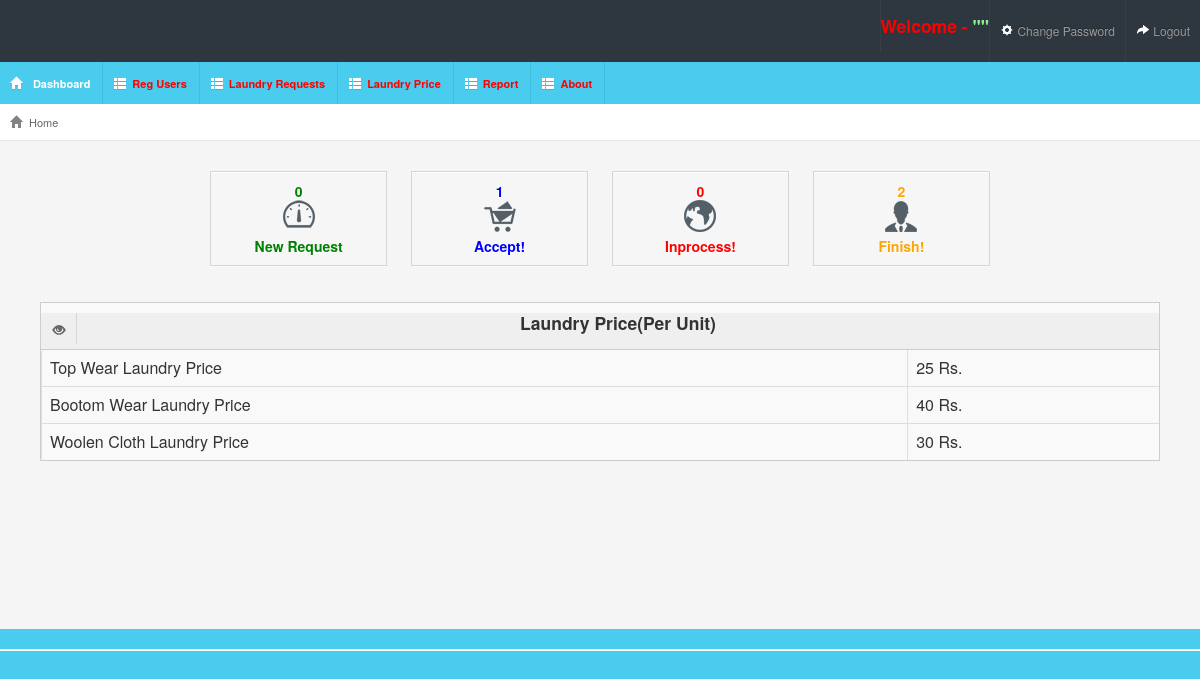
/dashboard/, run on the app's committed database.
### laundryapp/models.py (models this page shows)
class Price(models.Model):
    bottomwearprice = models.CharField(max_length=100, null=True, blank=True)
    topwearprice = models.CharField(max_length=100, null=True, blank=True)
    woolenprice = models.CharField(max_length=100, null=True, blank=True)

### laundryapp/views.py (the view)
# urls.py: path('dashboard/', dashboard, name="dashboard"),
def dashboard(request):
    New = Laundry.objects.filter(status="New")
    Accept = Laundry.objects.filter(status="Accept")
    Inprocess = Laundry.objects.filter(status="Inprocess")
    Finish = Laundry.objects.filter(status="Finish")
    data = Price.objects.all()
    d = {'data': data}
    return render(request, "dashboard.html", locals())

### laundryapp/templates/dashboard.html (shortened to what this page needs)
{% extends 'admin_index.html' %}
{% block body %}
{% load static %}
<div id="content">
    <div id="content-header">
        <div id="breadcrumb"><a href="/dashboard/" title="Go to Home" class="tip-bottom"><i class="icon-home"></i>Home</a></div>
    </div>
    <div class="container-fluid">
        <div class="quick-actions_homepage">
            <ul class="quick-actions">
                <li><a href="/requestlist/?action=New" style="color:green">{{New.count}} <i class="icon-dashboard"></i> New Request </a></li>
                <li><a href="/requestlist/?action=Accept" style="color:blue">{{Accept.count}} <i class="icon-shopping-bag"></i> Accept!</a></li>
                <li><a href="/requestlist/?action=Inprocess" style="color:red">{{Inprocess.count}} <i class="icon-web"></i> Inprocess!</a></li>
                <li><a href="/requestlist/?action=Finish" style="color:orange">{{Finish.count}} <i class="icon-people"></i> Finish!</a></li>
            </ul>
        </div>
        <div class="container-fluid">
            <div class="row-fluid">
                  <div class="span12">
                    <div class="widget-box">
                        <div class="widget-title">
                            <span class="icon">
                                <i class="icon-eye-open"></i>
                            </span>
                            <h4 align="center">Laundry Price(Per Unit)</h4>
                        </div>
                        <div class="widget-content nopadding">
                            <table class="table table-bordered">
                            {% for i in data %}
                                <tbody>
                                <tr>
                                    <td>Top Wear Laundry Price</td>
                                    <td>{{i.topwearprice}} Rs.</td>
                                </tr>
                                <tr>
                                    <td>Bootom Wear Laundry Price</td>
                                    <td>{{i.bottomwearprice}} Rs.</td>
                                </tr>
                                <tr>
                                    <td>Woolen Cloth Laundry Price</td>
                                    <td>{{i.woolenprice}} Rs.</td>
                                </tr>
                                </tbody>
                            {% endfor %}
                            </table>
                        </div>
                    </div>
                  </div>
                </div>
            </div>
            </div>
        </div>
        <hr>
{% endblock %}

### laundryapp/static/css/maruti-style.css (style rules this page uses)
* { outline:none !important; -moz-outline: none !important; }
body { overflow-x: hidden; margin-top: -10px; }
select, textarea, input[type="text"], input[type="password"], input[type="datetime"], input[type="datetime-local"], input[type="date"], input[type="month"], input[type="time"], input[type="week"], input[type="number"], input[type="email"], input[type="url"], input[type="search"], input[type="tel"], input[type="color"], .uneditable-input, .label, .dropdown-menu, .btn, .well, .progress, .table-bordered, .btn-group > .btn:first-child, .btn-group > .btn:last-child, .btn-group > .btn:last-child, .btn-group > .dropdown-toggle, .alert { border-radius:0px; }
#content { background:url(../images/backgrounds/bodyBg.png) repeat #fff; margin-left:0px; margin-right: 0; margin-top:80px; padding-bottom: 25px; position: relative; min-height: 500px; width: auto; }
#content-header { position: abslute; width: 100%; margin-top: -38px; z-index: 20; }
.container-fluid .row-fluid:first-child { margin-top: 20px; }
#breadcrumb { background-color: #fff; border-bottom: 1px solid #e3ebed; }
#breadcrumb a { padding: 8px 20px 8px 10px; display: inline-block; background-image: url('../img/breadcrumb.png'); background-position: center right; background-repeat: no-repeat; font-size: 11px; color: #666666; }
#breadcrumb a:last-child { background-image:none; }
#breadcrumb a i { margin-right: 5px; opacity: .6; }
.quick-actions_homepage { width:100%; text-align:center; float:left; margin-top:10px; }
.stat-boxes, .quick-actions, .quick-actions-horizontal, .stats-plain { display: inline-block; list-style: none outside none; margin: 20px 0 10px; text-align: center; }
.stat-boxes li, .quick-actions li, .quick-actions-horizontal li { background: #F6F6F6; border: 1px solid #D5D5D5; box-shadow: 0 1px 0 0 #FFFFFF inset, 0 1px 0 rgba(255, 255, 255, 0.4); display: inline-block; line-height: 18px; margin: 0 10px 10px; padding: 0 10px; }
.quick-actions li { min-width: 175px; }
.quick-actions li, .quick-actions-horizontal li { padding: 0; }
.quick-actions li a { padding: 10px 30px; }
.quick-actions li a, .quick-actions-horizontal li a { display: block; color: #666666; font-weight:bold; text-shadow: 0 1px 0 #ffffff; }
.quick-actions li a i[class^="icon-"], .quick-actions li a i[class*=" icon-"] { background-repeat: no-repeat; background-attachment: scroll; background-position: 0 0; background-color: transparent; width: 32px; height: 32px; display: block; margin: 0 auto 5px; }
.quick-actions i.icon-people { background-image: url('../img/icons/32/people.png'); }
.quick-actions i.icon-shopping-bag { background-image: url('../img/icons/32/shopping-bag.png'); }
.quick-actions i.icon-web { background-image: url('../img/icons/32/web.png'); }
.quick-actions i.icon-dashboard { background-image: url('../img/icons/32/dashboard.png'); }
.stat-boxes .peity_bar_good, .stat-boxes .peity_line_good, { color: #459D1C; }
.widget-box { background: none repeat scroll 0 0 #F9F9F9; border-top: 1px solid #CDCDCD; border-left: 1px solid #CDCDCD; border-right: 1px solid #CDCDCD; clear: both; margin-top: 16px; margin-bottom: 16px; position: relative; }
.widget-title, .modal-header, .table th, div.dataTables_wrapper .ui-widget-header { background-color: #efefef; border-bottom: 1px solid #CDCDCD; height: 36px; }
.widget-title span.icon { border-right: 1px solid #cdcdcd; padding: 9px 10px 7px 11px; float: left; opacity: .7; }
.widget-content { padding: 12px 15px; border-bottom: 1px solid #cdcdcd; }
.nopadding { padding: 0 !important; }
.nopadding .table { margin-bottom: 0; }
.nopadding .table-bordered { border: 0; }

### laundryapp/static/css/maruti-media.css (style rules this page uses)
body { background:#49CCED; }

### data on the page
Price: topwearprice "25", bottomwearprice "40", woolenprice "30"

### other printed values
{{ New.count }} "0"
{{ Accept.count }} "1"
{{ Inprocess.count }} "0"
{{ Finish.count }} "2"
